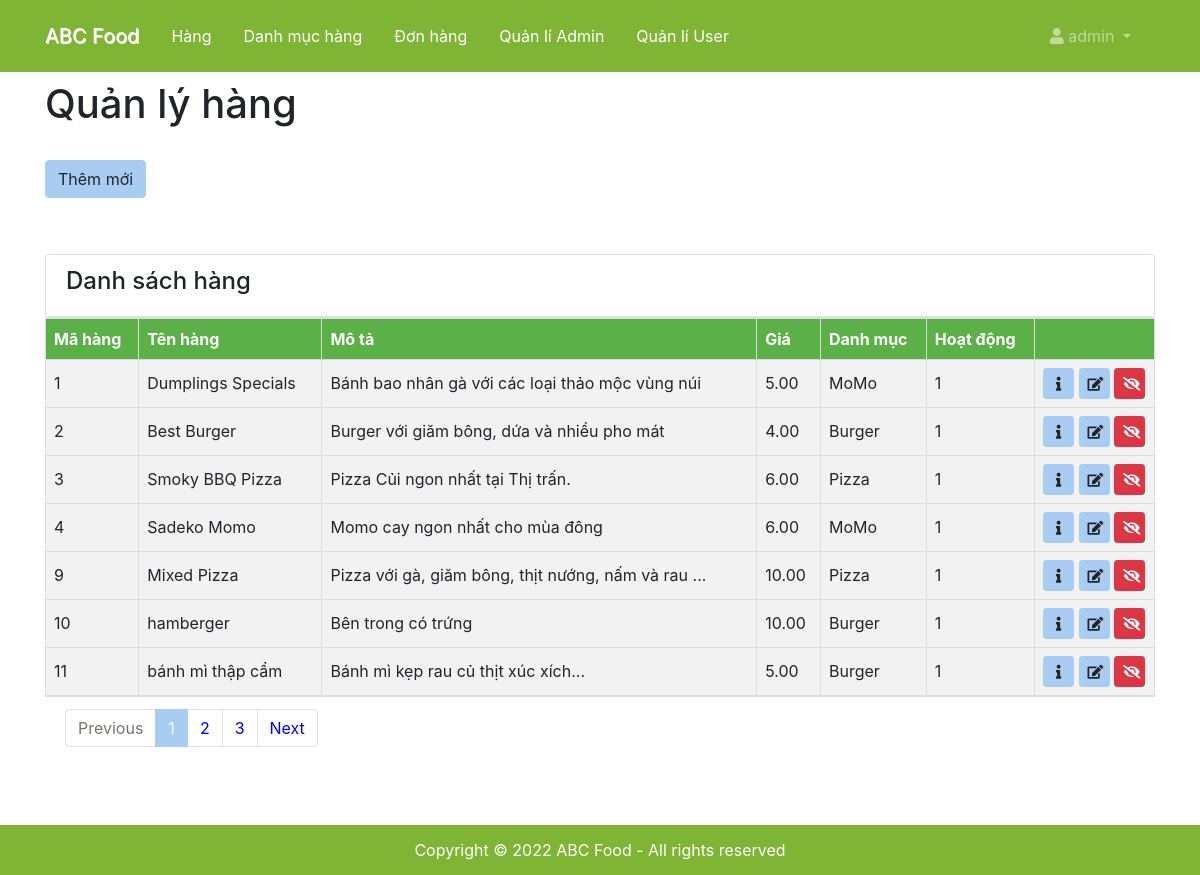
The app's page /admin/hang/index.php (signed in), older data.
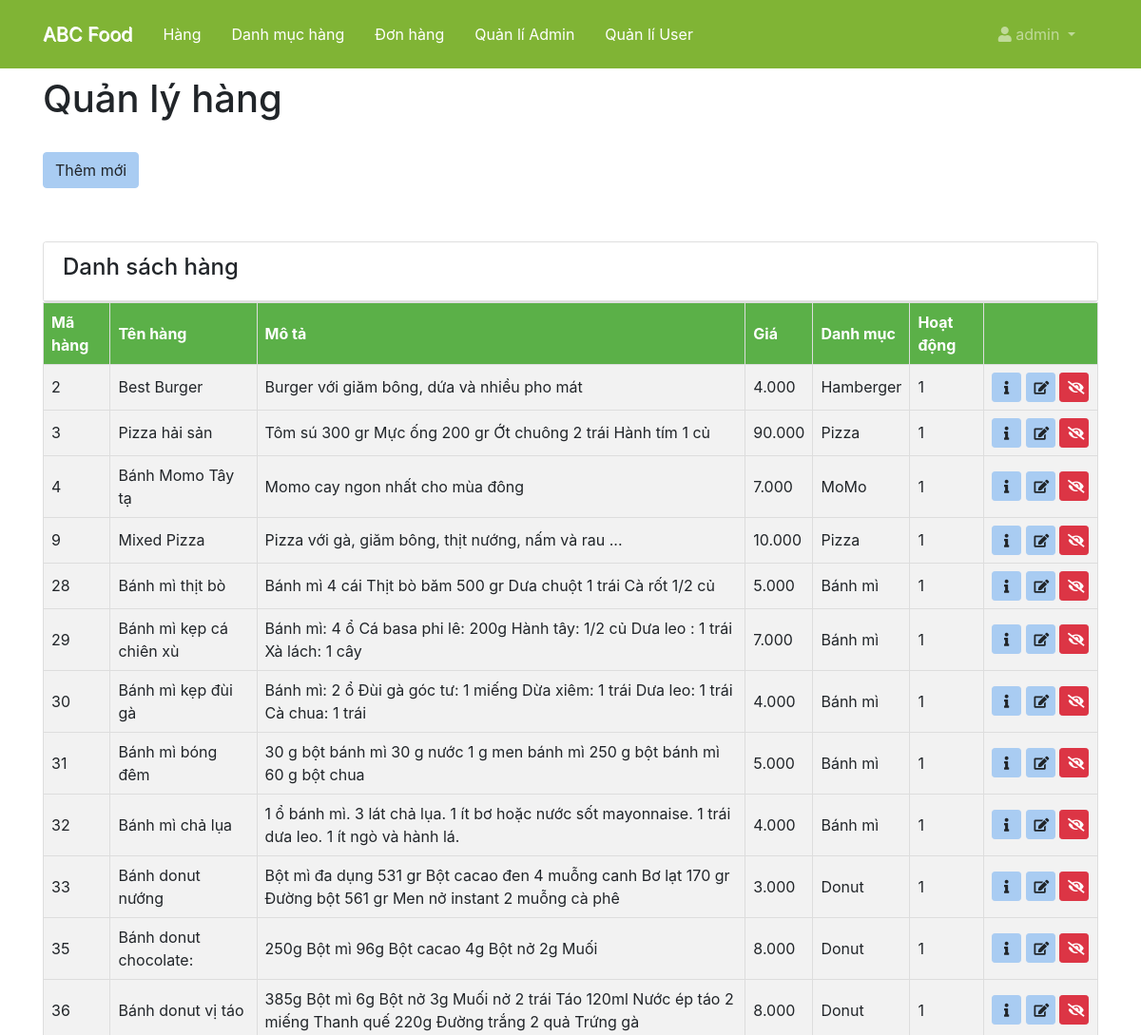
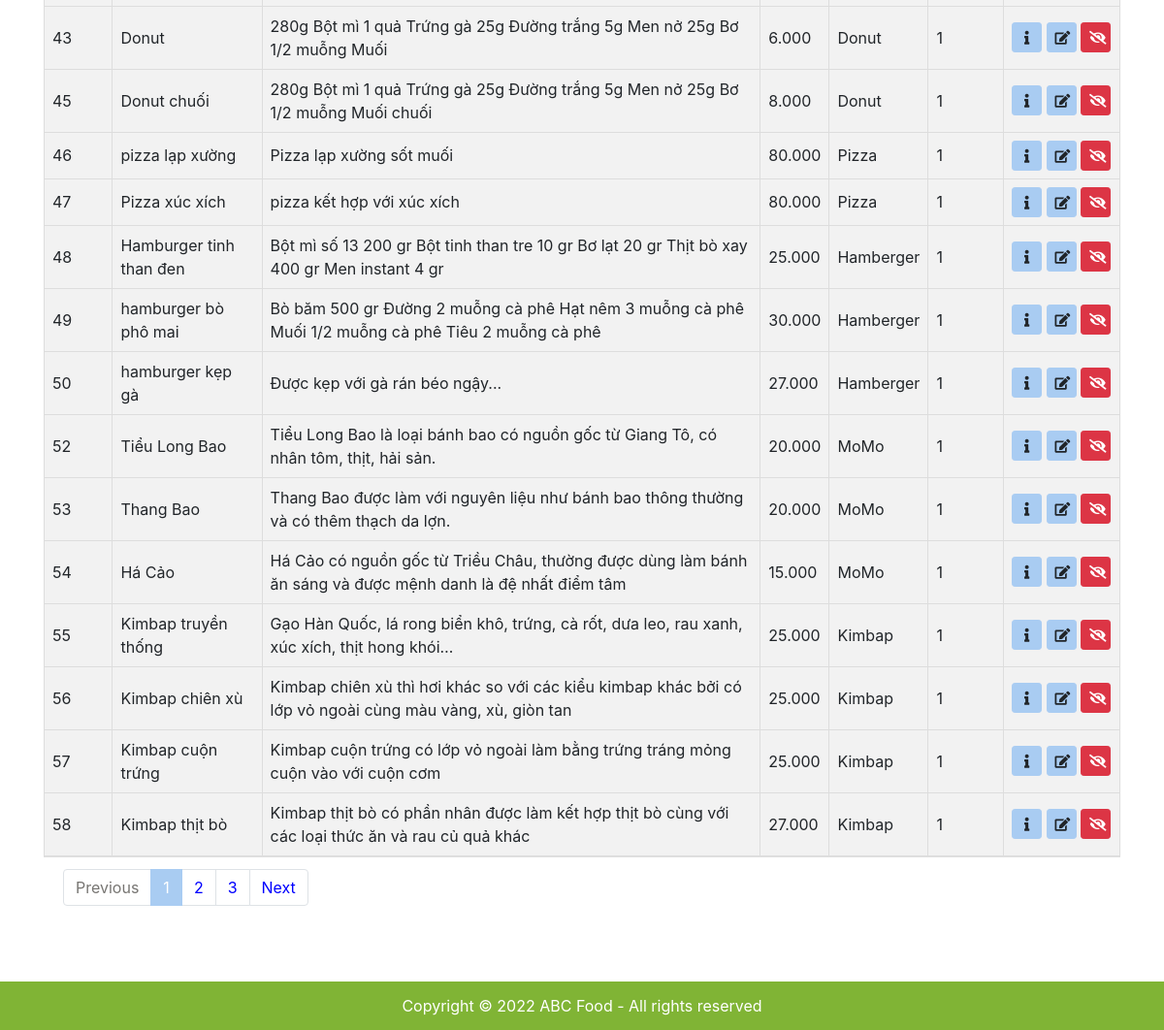
The same page, newer data (2 pictures, top to bottom).
### tables this page shows
CREATE TABLE `food` (
  `id` int(11) NOT NULL,
  `title` varchar(50) NOT NULL,
  `description` text NOT NULL,
  `price` decimal(10,3) NOT NULL,
  `image_name` varchar(50) NOT NULL,
  `category_id` int(11) NOT NULL,
  `featured` int(1) NOT NULL DEFAULT 1,
  `active` int(1) NOT NULL DEFAULT 1
);

CREATE TABLE `category` (
  `id` int(11) NOT NULL,
  `title` varchar(50) NOT NULL,
  `image_name` varchar(50) NOT NULL,
  `featured` int(1) NOT NULL DEFAULT 1,
  `active` int(1) NOT NULL DEFAULT 1
);

### admin/data/food_list.php (called while the page is built)
<?php
include("../../configs/database.php");
$sql = "SELECT a.id as id, a.title as title, price, a.description as description,a.image_name as image_name, a.active as active, b.title as category_id, b.id as category FROM food a JOIN category b ON a.category_id = b.id";
$food_list = mysqli_query($conn, $sql);

### admin/hang/index.php (the view, shortened to what this page needs)
<!DOCTYPE html>
<html lang="en">
<?php include('../shared/header.php') ?>
<body>
  <?php include('../shared/menu.php') ?>
  <header id="main-header" class="py-2">
    <div class="container">
      <div class="row">
        <div class="col-md-6">
          <h1>Quản lý hàng</h1>
        </div>
      </div>
    </div>
    <section id="actions" class="py-4 mb-4">
      <div class="container">
        <div class="row">
          <div class="col-md-8">
            <a href="./them_moi.php" class="btn btn-primary">Thêm mới
            </a>
          </div>
        </div>
      </div>
    </section>
  </header>
  <section id="posts">
    <div class="container">
      <div class="row">
        <div class="col-md-12">
          <div class="card">
            <div class="card-header">
              <div class="row">
                <h4 class="col-md-6">Danh sách hàng</h4>
                <div class="dropdown ml-auto col-md-3">
                </div>
              </div>
            </div>
          </div>
          <table>
            <thead class="bg-dark">
              <tr>
                <th>Mã hàng</th>
                <th>Tên hàng</th>
                <th>Mô tả</th>
                <th>Giá</th>
                <th>Danh mục</th>
                <th>Hoạt động</th>
                <th style="width: 120px;"></th>
              </tr>
            </thead>
            <tbody class>
              <?php include('../data/food_list.php') ?>
              <?php foreach ($food_list as $food) {
                echo '<tr>
            <td >'. $food['id'] .'</td>
            <td >'. $food['title'] .'</td>
            <td >'. $food['description'] .'</td>
            <td >'. $food['price'] .'</td>
            <td >'. $food['category_id'] .'</td>
            <td >'. $food['active'] .'</td>
            <td>
            <a href="chi_tiet.php" class="btn btn-primary btn-sm">
              <i class="fas fa-info"></i>
            </a>
            <a href="sua.php" class="btn btn-primary btn-sm">
              <i class="fas fa-edit"></i>
            </a>
            <a href="an.php" class="btn btn-danger btn-sm">
              <i class="fas fa-eye-slash"></i>
            </a>
          </td>
        </tr>
          ';
              } ?>
            </tbody>
          </table>
          <div class="card-footer">
            <ul class="pagination">
              <li class="page-item disabled"><a class="page-link" href="#">Previous</a></li>
              <li class="page-item active"><a class="page-link" href="#">1</a></li>
              <li class="page-item"><a class="page-link" href="#">2</a></li>
              <li class="page-item"><a class="page-link" href="#">3</a></li>
              <li class="page-item"><a class="page-link" href="#">Next</a></li>
            </ul>
          </div>
        </div>
      </div>
    </div>
  </section>
  <div style="height: 100px;"></div>
  <?php include('../shared/footer.php') ?>
</body>
</html>

### admin/shared/header.php (shortened to what this page needs)
<head>
  <link rel="stylesheet" href="../assets/css/all.css">
  <link rel="stylesheet" href="../assets/css/bootstrap.css">
  <link rel="stylesheet" href="../assets/css/style.css">
</head>

### admin/shared/menu.php (shortened to what this page needs)
<nav class="navbar navbar-expand-sm navbar-dark bg-dark p-3">
    <div class="container">
        <a href="#" class="navbar-brand">ABC Food</a>
        <div class="collapse navbar-collapse" id="navbarCollapse">
            <ul class="navbar-nav">
                <li class="nav-item px-2">
                    <a href="../hang/index.php" class="nav-link active">Hàng</a>
                </li>
                <li class="nav-item px-2">
                    <a href="../danhmuc/index.php" class="nav-link active">Danh mục hàng</a>
                </li>
                <li class="nav-item px-2">
                    <a href="../donhang/index.php" class="nav-link active">Đơn hàng</a>
                </li>
                <li class="nav-item px-2">
                    <a href="../employee/manage_admin.php" class="nav-link active">Quản lí Admin</a>
                </li>
                <li class="nav-item px-2">
                    <a href="../employee/manage_user.php" class="nav-link active">Quản lí User</a>
                </li>
            </ul>
            <ul class="navbar-nav ml-auto">
                <li class="nav-item dropdown mr-3">
                    <a href="#" class="nav-link dropdown-toggle" data-toggle="dropdown">
                        <i class="fas fa-user"></i> <?php echo $_SESSION['username'] ?>
                    </a>
                </li>
            </ul>
        </div>
    </div>
</nav>

### admin/shared/footer.php
<footer id="main-footer" class="bg-dark text-white mt-5" style="height: 50px; line-height:50px; text-align: center;">
    <div class="container">
      <div class="row">
        <div class="col">
          <p class="text-center">
            Copyright © 2022 ABC Food - All rights reserved
          </p>
        </div>
      </div>
    </div>
  </footer>

### admin/assets/css/all.css (style rules this page uses)
.fa,.fab,.fal,.far,.fas { -moz-osx-font-smoothing:grayscale;-webkit-font-smoothing:antialiased;display:inline-block;font-style:normal;font-variant:normal;text-rendering:auto;line-height:1 }
.fa-edit:before { content:"\f044" }
.fa-eye-slash:before { content:"\f070" }
.fa-info:before { content:"\f129" }
.fa-user:before { content:"\f007" }
.fa,.far,.fas { font-family:Font Awesome\ 5 Free }
.fa,.fas { font-weight:900 }

### admin/assets/css/style.css (style rules this page uses)
table { border-collapse: collapse; width: 100%; }
table th { padding-top: 12px; padding-bottom: 12px; text-align: left; background-color: rgba(76, 175, 80, 0.7); color: white; }
table td, table th { border: 1px solid #ddd; padding: 8px; }
table tr:nth-child(even) { background-color: #f2f2f2; }
.page-link { color: blue; }
#main-header, #content { position: relative; }
footer { height: 50px; line-height: 25px; text-align: center; position: fixed; bottom: 0; left: 0; width: 100%; background: gray; }
nav a { color: #444444; }
table a { width: 31px; height: 31px; }
.card-header, .card-footer { background: white; }
.navbar-brand { text-shadow: 1px 1px; }

Row changes from the older to the newer data that the page shows:
removed food: id "1", title "Dumplings Specials", description "Bánh bao nhân gà với các loại thảo mộc vùng núi", price "5.00", category.title "MoMo", active "1"
removed food: id "10", title "hamberger", description "Bên trong có trứng", price "10.00", category.title "Burger", active "1"
removed food: id "11", title "bánh mì thập cẩm", description "Bánh mì kẹp rau củ thịt xúc xích...", price "5.00", category.title "Burger", active "1"
changed food "Best Burger": price "4.00" → "4.000"; category.title "Burger" → "Hamberger"
changed food id 3: title "Smoky BBQ Pizza" → "Pizza hải sản"; description "Pizza Củi ngon nhất tại Thị trấn." → "Tôm sú 300 gr Mực ống 200 gr Ớt chuông 2 trái Hành tím 1 củ"; price "6.00" → "90.000"
changed food "Momo cay ngon nhất cho mùa đông": title "Sadeko Momo" → "Bánh Momo Tây tạ"; price "6.00" → "7.000"
changed food "Mixed Pizza": price "10.00" → "10.000"
added food: id "28", title "Bánh mì thịt bò", description "Bánh mì 4 cái Thịt bò băm 500 gr Dưa chuột 1 trái Cà rốt 1/2 củ", price "5.000", category.title "Bánh mì", active "1"
added food: id "29", title "Bánh mì kẹp cá chiên xù", description "Bánh mì: 4 ổ Cá basa phi lê: 200g Hành tây: 1/2 củ Dưa leo : 1 trái Xà lách: 1 cây", price "7.000", category.title "Bánh mì", active "1"
added food: id "30", title "Bánh mì kẹp đùi gà", description "Bánh mì: 2 ổ Đùi gà góc tư: 1 miếng Dừa xiêm: 1 trái Dưa leo: 1 trái Cà chua: 1 trái", price "4.000", category.title "Bánh mì", active "1"
added food: id "31", title "Bánh mì bóng đêm", description "30 g bột bánh mì 30 g nước 1 g men bánh mì 250 g bột bánh mì 60 g bột chua", price "5.000", category.title "Bánh mì", active "1"
added food: id "32", title "Bánh mì chả lụa", description "1 ổ bánh mì. 3 lát chả lụa. 1 ít bơ hoặc nước sốt mayonnaise. 1 trái dưa leo. 1 ít ngò và hành lá.", price "4.000", category.title "Bánh mì", active "1"
added food: id "33", title "Bánh donut nướng", description "Bột mì đa dụng 531 gr Bột cacao đen 4 muỗng canh Bơ lạt 170 gr Đường bột 561 gr Men nở instant 2 muỗng cà phê", price "3.000", category.title "Donut", active "1"
added food: id "35", title "Bánh donut chocolate:", description "250g Bột mì 96g Bột cacao 4g Bột nở 2g Muối", price "8.000", category.title "Donut", active "1"
added food: id "36", title "Bánh donut vị táo", description "385g Bột mì 6g Bột nở 3g Muối nở 2 trái Táo 120ml Nước ép táo 2 miếng Thanh quế 220g Đường trắng 2 quả Trứng gà", price "8.000", category.title "Donut", active "1"
added food: id "43", title "Donut", description "280g Bột mì 1 quả Trứng gà 25g Đường trắng 5g Men nở 25g Bơ 1/2 muỗng Muối", price "6.000", category.title "Donut", active "1"
added food: id "45", title "Donut chuối", description "280g Bột mì 1 quả Trứng gà 25g Đường trắng 5g Men nở 25g Bơ 1/2 muỗng Muối chuối", price "8.000", category.title "Donut", active "1"
added food: id "46", title "pizza lạp xường", description "Pizza lạp xường sốt muối", price "80.000", category.title "Pizza", active "1"
added food: id "47", title "Pizza xúc xích", description "pizza kết hợp với xúc xích", price "80.000", category.title "Pizza", active "1"
added food: id "48", title "Hamburger tinh than đen", description "Bột mì số 13 200 gr Bột tinh than tre 10 gr Bơ lạt 20 gr Thịt bò xay 400 gr Men instant 4 gr", price "25.000", category.title "Hamberger", active "1"
added food: id "49", title "hamburger bò phô mai", description "Bò băm 500 gr Đường 2 muỗng cà phê Hạt nêm 3 muỗng cà phê Muối 1/2 muỗng cà phê Tiêu 2 muỗng cà phê", price "30.000", category.title "Hamberger", active "1"
added food: id "50", title "hamburger kẹp gà", description "Được kẹp với gà rán béo ngậy...", price "27.000", category.title "Hamberger", active "1"
added food: id "52", title "Tiểu Long Bao", description "Tiểu Long Bao là loại bánh bao có nguồn gốc từ Giang Tô, có nhân tôm, thịt, hải sản.", price "20.000", category.title "MoMo", active "1"
added food: id "53", title "Thang Bao", description "Thang Bao được làm với nguyên liệu như bánh bao thông thường và có thêm thạch da lợn.", price "20.000", category.title "MoMo", active "1"
added food: id "54", title "Há Cảo", description "Há Cảo có nguồn gốc từ Triều Châu, thường được dùng làm bánh ăn sáng và được mệnh danh là đệ nhất điểm tâm", price "15.000", category.title "MoMo", active "1"
added food: id "55", title "Kimbap truyền thống", description "Gạo Hàn Quốc, lá rong biển khô, trứng, cà rốt, dưa leo, rau xanh, xúc xích, thịt hong khói…", price "25.000", category.title "Kimbap", active "1"
added food: id "56", title "Kimbap chiên xù", description "Kimbap chiên xù thì hơi khác so với các kiểu kimbap khác bởi có lớp vỏ ngoài cùng màu vàng, xù, giòn tan", price "25.000", category.title "Kimbap", active "1"
added food: id "57", title "Kimbap cuộn trứng", description "Kimbap cuộn trứng có lớp vỏ ngoài làm bằng trứng tráng mỏng cuộn vào với cuộn cơm", price "25.000", category.title "Kimbap", active "1"
added food: id "58", title "Kimbap thịt bò", description "Kimbap thịt bò có phần nhân được làm kết hợp thịt bò cùng với các loại thức ăn và rau củ quả khác", price "27.000", category.title "Kimbap", active "1"
